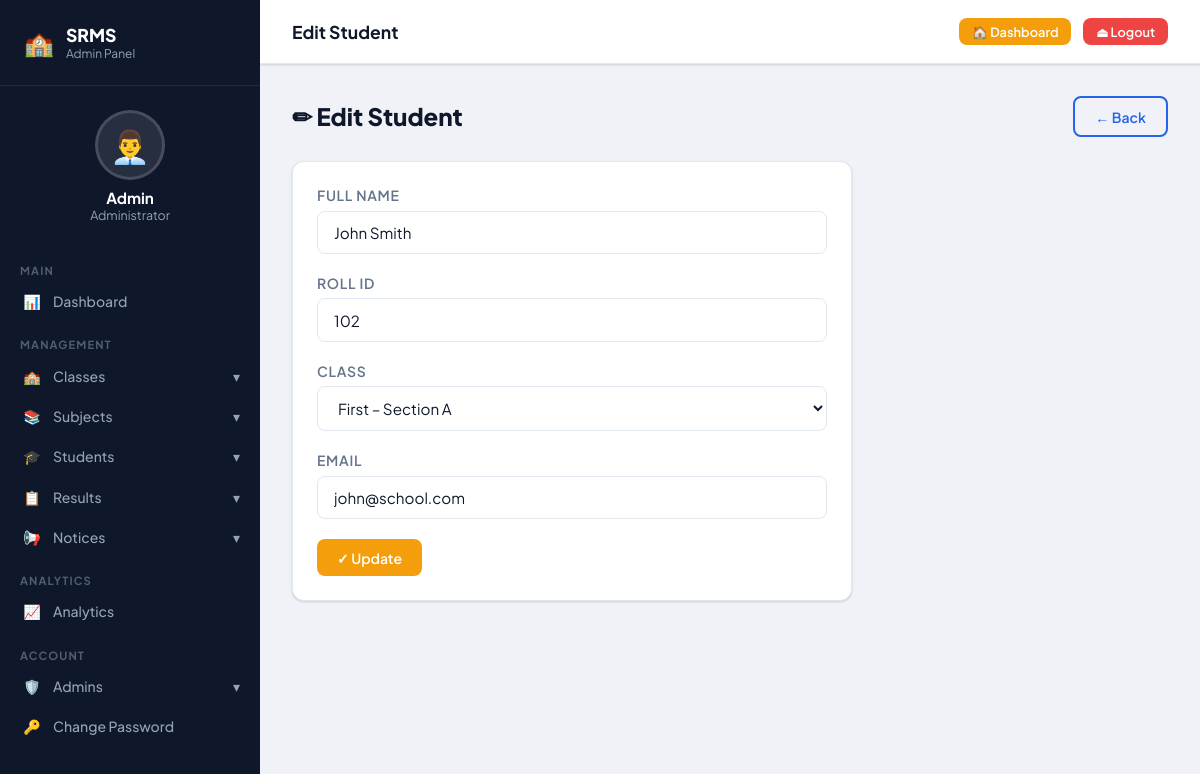
The page /admin/students/edit/2 (signed in) on the database its author committed.
### tables this page shows
CREATE TABLE students (
            id INTEGER PRIMARY KEY AUTOINCREMENT,
            name TEXT NOT NULL,
            roll_id TEXT NOT NULL UNIQUE,
            class_id INTEGER NOT NULL,
            email TEXT,
            created_at TEXT DEFAULT CURRENT_TIMESTAMP,
            FOREIGN KEY(class_id) REFERENCES classes(id)
        );

CREATE TABLE classes (
            id INTEGER PRIMARY KEY AUTOINCREMENT,
            class_name TEXT NOT NULL,
            class_numeric INTEGER NOT NULL,
            section TEXT NOT NULL,
            created_at TEXT DEFAULT CURRENT_TIMESTAMP,
            updated_at TEXT DEFAULT CURRENT_TIMESTAMP
        );

### app.py (the view, shortened to what this page needs)
@app.route('/admin/students/edit/<int:id>', methods=['GET', 'POST'])
@admin_required
def edit_student(id):
    conn = get_db()
    student = conn.execute('SELECT * FROM students WHERE id=?', (id,)).fetchone()
    classes = conn.execute('SELECT * FROM classes ORDER BY class_numeric').fetchall()
    conn.close()
    return render_template('edit_student.html', student=student, classes=classes)

### app.py (called while the page is built)
def get_db():
    conn = sqlite3.connect(DB)
    conn.row_factory = sqlite3.Row
    return conn

def admin_required(f):
    from functools import wraps
    @wraps(f)
    def decorated(*args, **kwargs):
        if not session.get('admin'):
            return redirect(url_for('admin_login'))
        return f(*args, **kwargs)
    return decorated

### templates/edit_student.html (shortened to what this page needs)
{% extends "admin_base.html" %}
{% block page_title %}Edit Student{% endblock %}
{% block content %}
<div class="page-header">
  <div class="page-title">✏ Edit Student</div>
  <a href="{{ url_for('manage_students') }}" class="btn btn-outline">← Back</a>
</div>
<div class="card" style="max-width:560px;">
  <div class="card-body">
    <form method="POST">
      <div class="form-group">
        <label class="form-label">Full Name</label>
        <input type="text" name="name" class="form-control" value="{{ student.name }}" required>
      </div>
      <div class="form-group">
        <label class="form-label">Roll ID</label>
        <input type="text" name="roll_id" class="form-control" value="{{ student.roll_id }}" required>
      </div>
      <div class="form-group">
        <label class="form-label">Class</label>
        <select name="class_id" class="form-control" required>
          {% for cls in classes %}
          <option value="{{ cls.id }}" {% if cls.id==student.class_id %}selected{% endif %}>{{ cls.class_name }} – Section {{ cls.section }}</option>
          {% endfor %}
        </select>
      </div>
      <div class="form-group">
        <label class="form-label">Email</label>
        <input type="email" name="email" class="form-control" value="{{ student.email or '' }}">
      </div>
      <button type="submit" class="btn btn-warning">✓ Update</button>
    </form>
  </div>
</div>
{% endblock %}

### templates/base.html (style rules this page uses)
:root { --bg: #f0f2f7; --surface: #ffffff; --primary: #2563eb; --primary-dark: #1d4ed8; --secondary: #0ea5e9; --accent: #f59e0b; --danger: #ef4444; --success: #22c55e; --warning: #f59e0b; --info: #06b6d4; --text: #0f172a; --text-muted: #64748b; --border: #e2e8f0; --sidebar-bg: #0f172a; --sidebar-text: #94a3b8; --sidebar-active: #2563eb; --nav-bg: #1e293b; --radius: 12px; --shadow: 0 1px 3px rgba(0,0,0,.1), 0 1px 2px rgba(0,0,0,.06); --shadow-md: 0 4px 6px -1px rgba(0,0,0,.1), 0 2px 4px -1px rgba(0,0,0,.06); --shadow-lg: 0 10px 15px -3px rgba(0,0,0,.1), 0 4px 6px -2px rgba(0,0,0,.05); }
* { box-sizing:border-box;margin:0;padding:0; }
body { font-family:'Plus Jakarta Sans',sans-serif;background:var(--bg);color:var(--text);min-height:100vh; }
a { text-decoration:none;color:inherit; }
.card { background:var(--surface);border-radius:var(--radius);box-shadow:var(--shadow);border:1px solid var(--border); }
.card-body { padding:1.5rem; }
.btn { display:inline-flex;align-items:center;gap:.5rem;padding:.6rem 1.25rem;border-radius:8px;font-size:.875rem;font-weight:600;cursor:pointer;border:none;transition:all .2s;font-family:inherit; }
.btn-warning { background:var(--warning);color:#fff; }
.btn-outline { background:transparent;border:2px solid var(--primary);color:var(--primary); }
.form-group { margin-bottom:1.25rem; }
.form-label { display:block;font-size:.875rem;font-weight:600;color:var(--text-muted);margin-bottom:.4rem;text-transform:uppercase;letter-spacing:.05em; }
.form-control { width:100%;padding:.7rem 1rem;border:1.5px solid var(--border);border-radius:8px;font-size:.95rem;font-family:inherit;transition:border-color .2s,box-shadow .2s;background:#fff;color:var(--text); }
.page-header { display:flex;align-items:center;justify-content:space-between;margin-bottom:1.5rem; }
.page-title { font-size:1.5rem;font-weight:800;color:var(--text);display:flex;align-items:center;gap:.5rem; }

### rows shown on the page
students: name "John Smith", roll_id "102", class_id "First – Section A", email "john@school.com"
